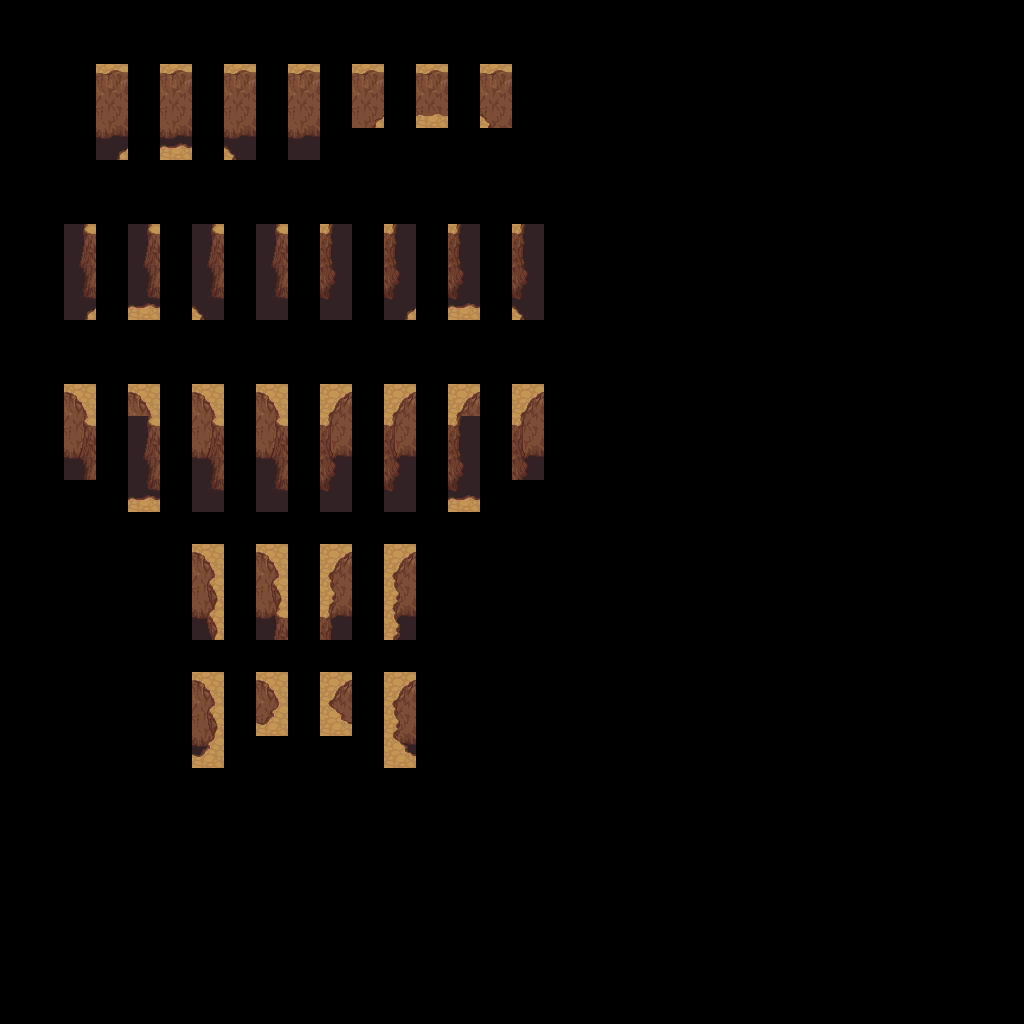

A level layout from a 2D game, rendered from its tile map. Below: a short description, then the map file with its tile-grid data intact:
An orthogonal 32x32 tile map with 32x32 px tiles, 3 tile layers (regions, input_Mountain, output_Mountain).

<map version="1.2" tiledversion="1.2.0" orientation="orthogonal" renderorder="right-down" width="32" height="32" tilewidth="32" tileheight="32" infinite="0" nextlayerid="5" nextobjectid="1">
 <tileset firstgid="1" source="../mountains-v6.tsx" />
 <layer id="1" name="regions" width="32" height="32">
  <data encoding="csv">
0,0,0,0,0,0,0,0,0,0,0,0,0,0,0,0,0,0,0,0,0,0,0,0,0,0,0,0,0,0,0,0,
0,0,0,0,0,0,0,0,0,0,0,0,0,0,0,0,0,0,0,0,0,0,0,0,0,0,0,0,0,0,0,0,
0,0,0,398,0,398,0,398,0,398,0,398,0,398,0,398,0,0,0,0,0,0,0,0,0,0,0,0,0,0,0,0,
0,0,0,398,0,398,0,398,0,398,0,398,0,398,0,398,0,0,0,0,0,0,0,0,0,0,0,0,0,0,0,0,
0,0,0,398,0,398,0,398,0,398,0,0,0,0,0,0,0,0,0,0,0,0,0,0,0,0,0,0,0,0,0,0,
0,0,0,0,0,0,0,0,0,0,0,0,0,0,0,0,0,0,0,0,0,0,0,0,0,0,0,0,0,0,0,0,
0,0,0,0,0,0,0,0,0,0,0,0,0,0,0,0,0,0,0,0,0,0,0,0,0,0,0,0,0,0,0,0,
0,0,398,0,399,0,399,0,398,0,398,0,399,0,399,0,398,0,0,0,0,0,0,0,0,0,0,0,0,0,0,0,
0,0,398,0,399,0,399,0,398,0,398,0,399,0,399,0,398,0,0,0,0,0,0,0,0,0,0,0,0,0,0,0,
0,0,398,0,399,0,399,0,398,0,398,0,399,0,399,0,398,0,0,0,0,0,0,0,0,0,0,0,0,0,0,0,
0,0,0,0,0,0,0,0,0,0,0,0,0,0,0,0,0,0,0,0,0,0,0,0,0,0,0,0,0,0,0,0,
0,0,0,0,0,0,0,0,0,0,0,0,0,0,0,0,0,0,0,0,0,0,0,0,0,0,0,0,0,0,0,0,
0,0,398,0,398,0,399,0,399,0,399,0,399,0,398,0,398,0,0,0,0,0,0,0,0,0,0,0,0,0,0,0,
0,0,398,0,398,0,399,0,399,0,399,0,399,0,398,0,398,0,0,0,0,0,0,0,0,0,0,0,0,0,0,0,
0,0,398,0,398,0,399,0,399,0,399,0,399,0,398,0,398,0,0,0,0,0,0,0,0,0,0,0,0,0,0,0,
0,0,0,0,398,0,398,0,398,0,398,0,398,0,398,0,0,0,0,0,0,0,0,0,0,0,0,0,0,0,0,0,
0,0,0,0,0,0,0,0,0,0,0,0,0,0,0,0,0,0,0,0,0,0,0,0,0,0,0,0,0,0,0,0,
0,0,0,0,0,0,399,0,398,0,398,0,399,0,0,0,0,0,0,0,0,0,0,0,0,0,0,0,0,0,0,0,
0,0,0,0,0,0,399,0,398,0,398,0,399,0,0,0,0,0,0,0,0,0,0,0,0,0,0,0,0,0,0,0,
0,0,0,0,0,0,399,0,398,0,398,0,399,0,0,0,0,0,0,0,0,0,0,0,0,0,0,0,0,0,0,0,
0,0,0,0,0,0,0,0,0,0,0,0,0,0,0,0,0,0,0,0,0,0,0,0,0,0,0,0,0,0,0,0,
0,0,0,0,0,0,398,0,398,0,398,0,398,0,0,0,0,0,0,0,0,0,0,0,0,0,0,0,0,0,0,0,
0,0,0,0,0,0,398,0,398,0,398,0,398,0,0,0,0,0,0,0,0,0,0,0,0,0,0,0,0,0,0,0,
0,0,0,0,0,0,398,0,0,0,0,0,398,0,0,0,0,0,0,0,0,0,0,0,0,0,0,0,0,0,0,0,
0,0,0,0,0,0,0,0,0,0,0,0,0,0,0,0,0,0,0,0,0,0,0,0,0,0,0,0,0,0,0,0,
0,0,0,0,0,0,0,0,0,0,0,0,0,0,0,0,0,0,0,0,0,0,0,0,0,0,0,0,0,0,0,0,
0,0,0,0,0,0,0,0,0,0,0,0,0,0,0,0,0,0,0,0,0,0,0,0,0,0,0,0,0,0,0,0,
0,0,0,0,0,0,0,0,0,0,0,0,0,0,0,0,0,0,0,0,0,0,0,0,0,0,0,0,0,0,0,0,
0,0,0,0,0,0,0,0,0,0,0,0,0,0,0,0,0,0,0,0,0,0,0,0,0,0,0,0,0,0,0,0,
0,0,0,0,0,0,0,0,0,0,0,0,0,0,0,0,0,0,0,0,0,0,0,0,0,0,0,0,0,0,0,0,
0,0,0,0,0,0,0,0,0,0,0,0,0,0,0,0,0,0,0,0,0,0,0,0,0,0,0,0,0,0,0,0,
0,0,0,0,0,0,0,0,0,0,0,0,0,0,0,0,0,0,0,0,0,0,0,0,0,0,0,0,0,0,0,0
</data>
 </layer>
 <layer id="2" name="input_Mountain" width="32" height="32">
  <properties>
   <property name="StrictEmpty" type="bool" value="true" />
  </properties>
  <data encoding="csv">
0,0,0,0,0,0,0,0,0,0,0,0,0,0,0,0,0,0,0,0,0,0,0,0,0,0,0,0,0,0,0,0,
0,0,0,0,0,0,0,0,0,0,0,0,0,0,0,0,0,0,0,0,0,0,0,0,0,0,0,0,0,0,0,0,
0,0,0,146,0,146,0,146,0,146,0,146,0,146,0,146,0,0,0,0,0,0,0,0,0,0,0,0,0,0,0,0,
0,0,0,0,0,0,0,0,0,0,0,17,0,18,0,19,0,0,0,0,0,0,0,0,0,0,0,0,0,0,0,0,
0,0,0,17,0,18,0,19,0,0,0,0,0,0,0,0,0,0,0,0,0,0,0,0,0,0,0,0,0,0,0,0,
0,0,0,0,0,0,0,0,0,0,0,0,0,0,0,0,0,0,0,0,0,0,0,0,0,0,0,0,0,0,0,0,
0,0,0,0,0,0,0,0,0,0,0,0,0,0,0,0,0,0,0,0,0,0,0,0,0,0,0,0,0,0,0,0,
0,0,145,0,145,0,145,0,145,0,147,0,147,0,147,0,147,0,0,0,0,0,0,0,0,0,0,0,0,0,0,0,
0,0,0,0,0,0,0,0,0,0,0,0,0,0,0,0,0,0,0,0,0,0,0,0,0,0,0,0,0,0,0,0,
0,0,17,0,18,0,19,0,0,0,0,0,17,0,18,0,19,0,0,0,0,0,0,0,0,0,0,0,0,0,0,0,
0,0,0,0,0,0,0,0,0,0,0,0,0,0,0,0,0,0,0,0,0,0,0,0,0,0,0,0,0,0,0,0,
0,0,0,0,0,0,0,0,0,0,0,0,0,0,0,0,0,0,0,0,0,0,0,0,0,0,0,0,0,0,0,0,
0,0,80,0,80,0,80,0,80,0,84,0,84,0,84,0,84,0,0,0,0,0,0,0,0,0,0,0,0,0,0,0,
0,0,145,0,145,0,145,0,145,0,147,0,147,0,147,0,147,0,0,0,0,0,0,0,0,0,0,0,0,0,0,0,
0,0,209,0,0,0,209,0,0,0,0,0,211,0,0,0,211,0,0,0,0,0,0,0,0,0,0,0,0,0,0,0,
0,0,0,0,18,0,273,0,0,0,0,0,275,0,18,0,0,0,0,0,0,0,0,0,0,0,0,0,0,0,0,0,
0,0,0,0,0,0,0,0,0,0,0,0,0,0,0,0,0,0,0,0,0,0,0,0,0,0,0,0,0,0,0,0,
0,0,0,0,0,0,80,0,80,0,84,0,84,0,0,0,0,0,0,0,0,0,0,0,0,0,0,0,0,0,0,0,
0,0,0,0,0,0,81,0,81,0,83,0,83,0,0,0,0,0,0,0,0,0,0,0,0,0,0,0,0,0,0,0,
0,0,0,0,0,0,81,0,145,0,147,0,83,0,0,0,0,0,0,0,0,0,0,0,0,0,0,0,0,0,0,0,
0,0,0,0,0,0,0,0,0,0,0,0,0,0,0,0,0,0,0,0,0,0,0,0,0,0,0,0,0,0,0,0,
0,0,0,0,0,0,80,0,80,0,84,0,84,0,0,0,0,0,0,0,0,0,0,0,0,0,0,0,0,0,0,0,
0,0,0,0,0,0,81,0,341,0,342,0,83,0,0,0,0,0,0,0,0,0,0,0,0,0,0,0,0,0,0,0,
0,0,0,0,0,0,341,0,0,0,0,0,342,0,0,0,0,0,0,0,0,0,0,0,0,0,0,0,0,0,0,0,
0,0,0,0,0,0,0,0,0,0,0,0,0,0,0,0,0,0,0,0,0,0,0,0,0,0,0,0,0,0,0,0,
0,0,0,0,0,0,0,0,0,0,0,0,0,0,0,0,0,0,0,0,0,0,0,0,0,0,0,0,0,0,0,0,
0,0,0,0,0,0,0,0,0,0,0,0,0,0,0,0,0,0,0,0,0,0,0,0,0,0,0,0,0,0,0,0,
0,0,0,0,0,0,0,0,0,0,0,0,0,0,0,0,0,0,0,0,0,0,0,0,0,0,0,0,0,0,0,0,
0,0,0,0,0,0,0,0,0,0,0,0,0,0,0,0,0,0,0,0,0,0,0,0,0,0,0,0,0,0,0,0,
0,0,0,0,0,0,0,0,0,0,0,0,0,0,0,0,0,0,0,0,0,0,0,0,0,0,0,0,0,0,0,0,
0,0,0,0,0,0,0,0,0,0,0,0,0,0,0,0,0,0,0,0,0,0,0,0,0,0,0,0,0,0,0,0,
0,0,0,0,0,0,0,0,0,0,0,0,0,0,0,0,0,0,0,0,0,0,0,0,0,0,0,0,0,0,0,0
</data>
 </layer>
 <layer id="3" name="output_Mountain" width="32" height="32">
  <data encoding="csv">
0,0,0,0,0,0,0,0,0,0,0,0,0,0,0,0,0,0,0,0,0,0,0,0,0,0,0,0,0,0,0,0,
0,0,0,0,0,0,0,0,0,0,0,0,0,0,0,0,0,0,0,0,0,0,0,0,0,0,0,0,0,0,0,0,
0,0,0,0,0,0,0,0,0,0,0,0,0,0,0,0,0,0,0,0,0,0,0,0,0,0,0,0,0,0,0,0,
0,0,0,210,0,210,0,210,0,210,0,15,0,408,0,21,0,0,0,0,0,0,0,0,0,0,0,0,0,0,0,0,
0,0,0,337,0,338,0,339,0,274,0,0,0,0,0,0,0,0,0,0,0,0,0,0,0,0,0,0,0,0,0,0,
0,0,0,0,0,0,0,0,0,0,0,0,0,0,0,0,0,0,0,0,0,0,0,0,0,0,0,0,0,0,0,0,
0,0,0,0,0,0,0,0,0,0,0,0,0,0,0,0,0,0,0,0,0,0,0,0,0,0,0,0,0,0,0,0,
0,0,0,0,0,0,0,0,0,0,0,0,0,0,0,0,0,0,0,0,0,0,0,0,0,0,0,0,0,0,0,0,
0,0,209,0,209,0,209,0,209,0,211,0,211,0,211,0,211,0,0,0,0,0,0,0,0,0,0,0,0,0,0,0,
0,0,24,0,88,0,152,0,273,0,275,0,216,0,280,0,344,0,0,0,0,0,0,0,0,0,0,0,0,0,0,0,
0,0,0,0,0,0,0,0,0,0,0,0,0,0,0,0,0,0,0,0,0,0,0,0,0,0,0,0,0,0,0,0,
0,0,0,0,0,0,0,0,0,0,0,0,0,0,0,0,0,0,0,0,0,0,0,0,0,0,0,0,0,0,0,0,
0,0,0,0,0,0,0,0,0,0,0,0,0,0,0,0,0,0,0,0,0,0,0,0,0,0,0,0,0,0,0,0,
0,0,143,0,0,0,143,0,143,0,149,0,149,0,0,0,149,0,0,0,0,0,0,0,0,0,0,0,0,0,0,0,
0,0,206,0,209,0,206,0,206,0,214,0,214,0,211,0,214,0,0,0,0,0,0,0,0,0,0,0,0,0,0,0,
0,0,0,0,88,0,0,0,273,0,275,0,0,0,280,0,0,0,0,0,0,0,0,0,0,0,0,0,0,0,0,0,
0,0,0,0,0,0,0,0,0,0,0,0,0,0,0,0,0,0,0,0,0,0,0,0,0,0,0,0,0,0,0,0,
0,0,0,0,0,0,0,0,0,0,0,0,0,0,0,0,0,0,0,0,0,0,0,0,0,0,0,0,0,0,0,0,
0,0,0,0,0,0,79,0,79,0,85,0,85,0,0,0,0,0,0,0,0,0,0,0,0,0,0,0,0,0,0,0,
0,0,0,0,0,0,78,0,142,0,150,0,86,0,0,0,0,0,0,0,0,0,0,0,0,0,0,0,0,0,0,0,
0,0,0,0,0,0,0,0,0,0,0,0,0,0,0,0,0,0,0,0,0,0,0,0,0,0,0,0,0,0,0,0,
0,0,0,0,0,0,0,0,0,0,0,0,0,0,0,0,0,0,0,0,0,0,0,0,0,0,0,0,0,0,0,0,
0,0,0,0,0,0,79,0,277,0,271,0,85,0,0,0,0,0,0,0,0,0,0,0,0,0,0,0,0,0,0,0,
0,0,0,0,0,0,278,0,0,0,0,0,270,0,0,0,0,0,0,0,0,0,0,0,0,0,0,0,0,0,0,0,
0,0,0,0,0,0,0,0,0,0,0,0,0,0,0,0,0,0,0,0,0,0,0,0,0,0,0,0,0,0,0,0,
0,0,0,0,0,0,0,0,0,0,0,0,0,0,0,0,0,0,0,0,0,0,0,0,0,0,0,0,0,0,0,0,
0,0,0,0,0,0,0,0,0,0,0,0,0,0,0,0,0,0,0,0,0,0,0,0,0,0,0,0,0,0,0,0,
0,0,0,0,0,0,0,0,0,0,0,0,0,0,0,0,0,0,0,0,0,0,0,0,0,0,0,0,0,0,0,0,
0,0,0,0,0,0,0,0,0,0,0,0,0,0,0,0,0,0,0,0,0,0,0,0,0,0,0,0,0,0,0,0,
0,0,0,0,0,0,0,0,0,0,0,0,0,0,0,0,0,0,0,0,0,0,0,0,0,0,0,0,0,0,0,0,
0,0,0,0,0,0,0,0,0,0,0,0,0,0,0,0,0,0,0,0,0,0,0,0,0,0,0,0,0,0,0,0,
0,0,0,0,0,0,0,0,0,0,0,0,0,0,0,0,0,0,0,0,0,0,0,0,0,0,0,0,0,0,0,0
</data>
 </layer>
</map>
